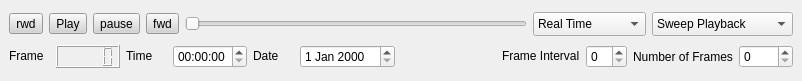
<?xml version="1.0" encoding="UTF-8"?>
<ui version="4.0">
 <class>Form</class>
 <widget class="QWidget" name="Form">
  <property name="geometry">
   <rect>
    <x>0</x>
    <y>0</y>
    <width>802</width>
    <height>81</height>
   </rect>
  </property>
  <property name="sizePolicy">
   <sizepolicy hsizetype="Minimum" vsizetype="Minimum">
    <horstretch>0</horstretch>
    <verstretch>0</verstretch>
   </sizepolicy>
  </property>
  <property name="windowTitle">
   <string>Form</string>
  </property>
  <widget class="QWidget" name="">
   <property name="geometry">
    <rect>
     <x>9</x>
     <y>9</y>
     <width>784</width>
     <height>63</height>
    </rect>
   </property>
   <layout class="QVBoxLayout" name="verticalLayout">
    <item>
     <layout class="QHBoxLayout" name="horizontalLayout_7">
      <item>
       <widget class="QToolButton" name="InputRwd">
        <property name="styleSheet">
         <string notr="true">background-color:lightgray</string>
        </property>
        <property name="text">
         <string>rwd</string>
        </property>
        <property name="icon">
         <iconset resource="res.qrc">
          <normaloff>:/images/rwd.png</normaloff>:/images/rwd.png</iconset>
        </property>
       </widget>
      </item>
      <item>
       <widget class="QToolButton" name="InputPlay">
        <property name="toolTip">
         <string>&lt;html&gt;&lt;head/&gt;&lt;body&gt;&lt;p&gt;Play&lt;/p&gt;&lt;/body&gt;&lt;/html&gt;</string>
        </property>
        <property name="styleSheet">
         <string notr="true">background-color:lightgray</string>
        </property>
        <property name="text">
         <string>Play</string>
        </property>
        <property name="icon">
         <iconset resource="res.qrc">
          <normaloff>:/images/play.png</normaloff>:/images/play.png</iconset>
        </property>
       </widget>
      </item>
      <item>
       <widget class="QToolButton" name="InputPause">
        <property name="styleSheet">
         <string notr="true">background-color:lightgray</string>
        </property>
        <property name="text">
         <string>pause</string>
        </property>
        <property name="icon">
         <iconset resource="res.qrc">
          <normaloff>:/images/pause.png</normaloff>:/images/pause.png</iconset>
        </property>
       </widget>
      </item>
      <item>
       <widget class="QToolButton" name="InputFwd">
        <property name="styleSheet">
         <string notr="true">background-color:lightgray</string>
        </property>
        <property name="text">
         <string>fwd</string>
        </property>
        <property name="icon">
         <iconset resource="res.qrc">
          <normaloff>:/images/ffwd.png</normaloff>:/images/ffwd.png</iconset>
        </property>
       </widget>
      </item>
      <item>
       <widget class="QSlider" name="MovieSlider">
        <property name="sizePolicy">
         <sizepolicy hsizetype="Minimum" vsizetype="Fixed">
          <horstretch>0</horstretch>
          <verstretch>0</verstretch>
         </sizepolicy>
        </property>
        <property name="orientation">
         <enum>Qt::Horizontal</enum>
        </property>
       </widget>
      </item>
      <item>
       <widget class="QComboBox" name="InputRealArchive">
        <property name="minimumSize">
         <size>
          <width>113</width>
          <height>24</height>
         </size>
        </property>
        <property name="maximumSize">
         <size>
          <width>113</width>
          <height>24</height>
         </size>
        </property>
        <property name="styleSheet">
         <string notr="true"/>
        </property>
        <item>
         <property name="text">
          <string>Real Time</string>
         </property>
        </item>
        <item>
         <property name="text">
          <string>Archive</string>
         </property>
        </item>
       </widget>
      </item>
      <item>
       <widget class="QComboBox" name="InputPlayback">
        <property name="sizePolicy">
         <sizepolicy hsizetype="Maximum" vsizetype="Fixed">
          <horstretch>0</horstretch>
          <verstretch>0</verstretch>
         </sizepolicy>
        </property>
        <property name="minimumSize">
         <size>
          <width>141</width>
          <height>24</height>
         </size>
        </property>
        <property name="maximumSize">
         <size>
          <width>141</width>
          <height>24</height>
         </size>
        </property>
        <property name="styleSheet">
         <string notr="true"/>
        </property>
        <item>
         <property name="text">
          <string>Sweep Playback</string>
         </property>
        </item>
        <item>
         <property name="text">
          <string>Loop Playback</string>
         </property>
        </item>
       </widget>
      </item>
     </layout>
    </item>
    <item>
     <layout class="QHBoxLayout" name="horizontalLayout_8">
      <item>
       <layout class="QHBoxLayout" name="horizontalLayout_4">
        <item>
         <widget class="QLabel" name="LabelFrame">
          <property name="minimumSize">
           <size>
            <width>41</width>
            <height>16</height>
           </size>
          </property>
          <property name="maximumSize">
           <size>
            <width>41</width>
            <height>16</height>
           </size>
          </property>
          <property name="styleSheet">
           <string notr="true"/>
          </property>
          <property name="text">
           <string>Frame</string>
          </property>
         </widget>
        </item>
        <item>
         <widget class="QLCDNumber" name="FrameIndicator">
          <property name="styleSheet">
           <string notr="true"/>
          </property>
         </widget>
        </item>
       </layout>
      </item>
      <item>
       <layout class="QHBoxLayout" name="horizontalLayout_5">
        <item>
         <widget class="QLabel" name="LabelFrame_3">
          <property name="minimumSize">
           <size>
            <width>41</width>
            <height>16</height>
           </size>
          </property>
          <property name="maximumSize">
           <size>
            <width>41</width>
            <height>16</height>
           </size>
          </property>
          <property name="styleSheet">
           <string notr="true"/>
          </property>
          <property name="text">
           <string>Time</string>
          </property>
         </widget>
        </item>
        <item>
         <widget class="QTimeEdit" name="InputTime">
          <property name="styleSheet">
           <string notr="true"/>
          </property>
         </widget>
        </item>
       </layout>
      </item>
      <item>
       <layout class="QHBoxLayout" name="horizontalLayout_6">
        <item>
         <widget class="QLabel" name="LabelFrame_2">
          <property name="minimumSize">
           <size>
            <width>41</width>
            <height>16</height>
           </size>
          </property>
          <property name="maximumSize">
           <size>
            <width>41</width>
            <height>16</height>
           </size>
          </property>
          <property name="styleSheet">
           <string notr="true"/>
          </property>
          <property name="text">
           <string>Date</string>
          </property>
         </widget>
        </item>
        <item>
         <widget class="QDateEdit" name="InputDate">
          <property name="styleSheet">
           <string notr="true"/>
          </property>
         </widget>
        </item>
       </layout>
      </item>
      <item>
       <layout class="QHBoxLayout" name="horizontalLayout_3">
        <item>
         <spacer name="horizontalSpacer">
          <property name="orientation">
           <enum>Qt::Horizontal</enum>
          </property>
          <property name="sizeHint" stdset="0">
           <size>
            <width>40</width>
            <height>20</height>
           </size>
          </property>
         </spacer>
        </item>
        <item>
         <widget class="QLabel" name="LabelInterval">
          <property name="maximumSize">
           <size>
            <width>87</width>
            <height>16</height>
           </size>
          </property>
          <property name="styleSheet">
           <string notr="true"/>
          </property>
          <property name="text">
           <string>Frame Interval</string>
          </property>
         </widget>
        </item>
        <item>
         <widget class="QSpinBox" name="spinBox_2"/>
        </item>
       </layout>
      </item>
      <item>
       <layout class="QHBoxLayout" name="horizontalLayout_2">
        <item>
         <widget class="QLabel" name="LabelNumFrames">
          <property name="styleSheet">
           <string notr="true"/>
          </property>
          <property name="text">
           <string>Number of Frames</string>
          </property>
         </widget>
        </item>
        <item>
         <widget class="QSpinBox" name="spinBox">
          <property name="maximum">
           <number>1000</number>
          </property>
         </widget>
        </item>
       </layout>
      </item>
     </layout>
    </item>
   </layout>
  </widget>
 </widget>
 <resources/>
 <connections/>
</ui>
